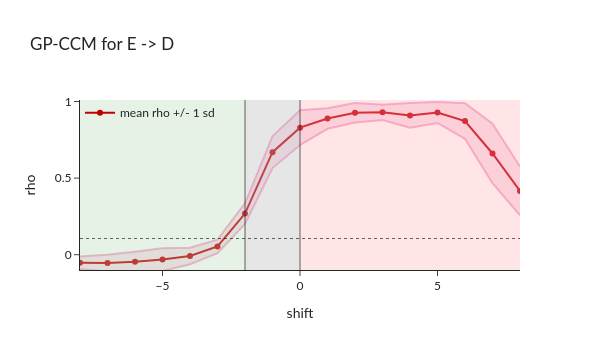

Write notebook code for a chart like this one.
### Code cell
fig = go.Figure()
fig.update_layout(width = 600, height = 350)

fig.add_vrect(x0 = -(k - 1), x1 = 0.0, line_width = 0, fillcolor = "grey", opacity = 0.2)

fig.add_vrect(x0 = -8, x1 = -(k - 1), line_width = 0, fillcolor = "green", opacity = 0.1)
fig.add_vrect(x0 = 0., x1 = 8., line_width = 0, fillcolor = "red", opacity = 0.1)

fig.add_vline(x = -(k - 1), line_width = 1, fillcolor = "black", opacity = 0.6)
fig.add_vline(x = 0.0, line_width = 1, fillcolor = "black", opacity = 0.6)

fig.add_hline(y = e_to_d_gpccm_null, line_dash = "dot", line_width = 1, fillcolor = "black", opacity = 0.6)

fig.add_trace(go.Scatter(x = -shifts, y = rho_s_e_to_d[:, 0], # reversing the meaning of x
                    mode = 'lines+markers',
                    name = 'mean rho +/- 1 sd',
                    line_color = "#C00000"))

fig.add_trace(go.Scatter(
    name = "",
    x = - shifts,
    y = rho_s_e_to_d[:, 0] + rho_s_e_to_d[:, 1].mul(1),
    marker = dict(color = 'rgba(243, 176, 210, 0.8)'),
    showlegend = False,
    mode = 'lines'
))

fig.add_trace(go.Scatter(
    name = "",
    x = - shifts,
    y = rho_s_e_to_d[:, 0] - rho_s_e_to_d[:, 1].mul(1),
    marker = dict(color = 'rgba(243, 176, 210, 0.8)'),
    showlegend = False,
    mode = 'lines',
    fillcolor = 'rgba(243, 176, 210, 0.3)',
    fill = 'tonexty'
))

fig.update_layout(title = 'GP-CCM for E -> D',
                   xaxis_title = 'shift',
                   yaxis_title = 'rho')

# fig.update_layout(template = "plotly_white")
fig.update_layout(template = "simple_white")
fig.update_layout(font_family = "Lato")

fig.update_layout(xaxis_range = [-8.0, 8.0])
fig.update_layout(yaxis_range = [-0.1, 1.01])

fig.update_layout(legend = dict(x = 0, y = 1.01, bgcolor = "rgba(0,0,0,0)"))

fig.show()

### Figure 1 — Plotly figure (JSON) as saved in the notebook; plotly's stock layout.template omitted (floating-point values rounded to 4 significant figures)
{"data": [{"line": {"color": "#C00000"}, "mode": "lines+markers", "name": "mean rho +/- 1 sd", "type": "scatter", "x": [8, 7, 6, 5, 4, 3, 2, 1, 0, -1, -2, -3, -4, -5, -6, -7, -8], "y": [0.4158, 0.6608, 0.8726, 0.9285, 0.9095, 0.9295, 0.9267, 0.8888, 0.8294, 0.6691, 0.2686, 0.05372, -0.008344, -0.03191, -0.04638, -0.055, -0.0522]}, {"marker": {"color": "rgba(243, 176, 210, 0.8)"}, "mode": "lines", "name": "", "showlegend": false, "type": "scatter", "x": [8, 7, 6, 5, 4, 3, 2, 1, 0, -1, -2, -3, -4, -5, -6, -7, -8], "y": [0.574, 0.8552, 0.9886, 0.9971, 0.9903, 0.9793, 0.9899, 0.9556, 0.9428, 0.7728, 0.3358, 0.09805, 0.04539, 0.04261, 0.01929, -3.043e-05, -0.01126]}, {"fill": "tonexty", "fillcolor": "rgba(243, 176, 210, 0.3)", "marker": {"color": "rgba(243, 176, 210, 0.8)"}, "mode": "lines", "name": "", "showlegend": false, "type": "scatter", "x": [8, 7, 6, 5, 4, 3, 2, 1, 0, -1, -2, -3, -4, -5, -6, -7, -8], "y": [0.2576, 0.4664, 0.7566, 0.86, 0.8288, 0.8798, 0.8634, 0.8219, 0.7161, 0.5654, 0.2014, 0.009387, -0.06207, -0.1064, -0.112, -0.11, -0.09314]}], "layout": {"font": {"family": "Lato"}, "height": 350, "legend": {"bgcolor": "rgba(0,0,0,0)", "x": 0, "y": 1.01}, "shapes": [{"fillcolor": "grey", "line": {"width": 0}, "opacity": 0.2, "type": "rect", "x0": -2, "x1": 0, "xref": "x", "y0": 0, "y1": 1, "yref": "y domain"}, {"fillcolor": "green", "line": {"width": 0}, "opacity": 0.1, "type": "rect", "x0": -8, "x1": -2, "xref": "x", "y0": 0, "y1": 1, "yref": "y domain"}, {"fillcolor": "red", "line": {"width": 0}, "opacity": 0.1, "type": "rect", "x0": 0, "x1": 8, "xref": "x", "y0": 0, "y1": 1, "yref": "y domain"}, {"fillcolor": "black", "line": {"width": 1}, "opacity": 0.6, "type": "line", "x0": -2, "x1": -2, "xref": "x", "y0": 0, "y1": 1, "yref": "y domain"}, {"fillcolor": "black", "line": {"width": 1}, "opacity": 0.6, "type": "line", "x0": 0, "x1": 0, "xref": "x", "y0": 0, "y1": 1, "yref": "y domain"}, {"fillcolor": "black", "line": {"dash": "dot", "width": 1}, "opacity": 0.6, "type": "line", "x0": 0, "x1": 1, "xref": "x domain", "y0": 0.1055, "y1": 0.1055, "yref": "y"}], "title": {"text": "GP-CCM for E -> D"}, "width": 600, "xaxis": {"range": [-8, 8], "title": {"text": "shift"}}, "yaxis": {"range": [-0.1, 1.01], "title": {"text": "rho"}}}}
